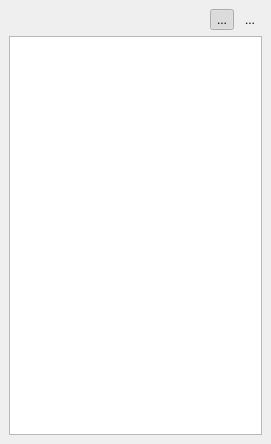
<?xml version="1.0" encoding="UTF-8"?>
<ui version="4.0">
 <class>qdwPendingChanges</class>
 <widget class="QgsDockWidget" name="qdwPendingChanges">
  <property name="geometry">
   <rect>
    <x>0</x>
    <y>0</y>
    <width>271</width>
    <height>444</height>
   </rect>
  </property>
  <property name="windowTitle">
   <string>Redistricting - Pending Changes</string>
  </property>
  <widget class="QWidget" name="dockWidgetContents">
   <layout class="QVBoxLayout" name="verticalLayout">
    <item>
     <widget class="QFrame" name="frame">
      <property name="frameShape">
       <enum>QFrame::Box</enum>
      </property>
      <property name="frameShadow">
       <enum>QFrame::Plain</enum>
      </property>
      <property name="lineWidth">
       <number>0</number>
      </property>
      <layout class="QHBoxLayout" name="horizontalLayout">
       <property name="spacing">
        <number>4</number>
       </property>
       <property name="leftMargin">
        <number>0</number>
       </property>
       <property name="topMargin">
        <number>0</number>
       </property>
       <property name="rightMargin">
        <number>0</number>
       </property>
       <property name="bottomMargin">
        <number>0</number>
       </property>
       <item>
        <spacer name="horizontalSpacer">
         <property name="orientation">
          <enum>Qt::Horizontal</enum>
         </property>
         <property name="sizeHint" stdset="0">
          <size>
           <width>40</width>
           <height>20</height>
          </size>
         </property>
        </spacer>
       </item>
       <item>
        <widget class="QToolButton" name="btnDemographics">
         <property name="toolTip">
          <string>Toggle demographic data</string>
         </property>
         <property name="text">
          <string>...</string>
         </property>
         <property name="checkable">
          <bool>true</bool>
         </property>
         <property name="checked">
          <bool>true</bool>
         </property>
         <property name="autoRaise">
          <bool>true</bool>
         </property>
        </widget>
       </item>
       <item>
        <widget class="QToolButton" name="btnHelp">
         <property name="toolTip">
          <string>Help on pending changes panel</string>
         </property>
         <property name="text">
          <string>...</string>
         </property>
         <property name="autoRaise">
          <bool>true</bool>
         </property>
        </widget>
       </item>
      </layout>
     </widget>
    </item>
    <item>
     <widget class="QTableView" name="tblPending">
      <property name="styleSheet">
       <string notr="true">QHeaderView::section {padding-right: 5px;}</string>
      </property>
      <property name="cornerButtonEnabled">
       <bool>false</bool>
      </property>
     </widget>
    </item>
   </layout>
  </widget>
 </widget>
 <customwidgets>
  <customwidget>
   <class>QgsDockWidget</class>
   <extends>QDockWidget</extends>
   <header>qgsdockwidget.h</header>
   <container>1</container>
  </customwidget>
 </customwidgets>
 <resources/>
 <connections/>
</ui>
